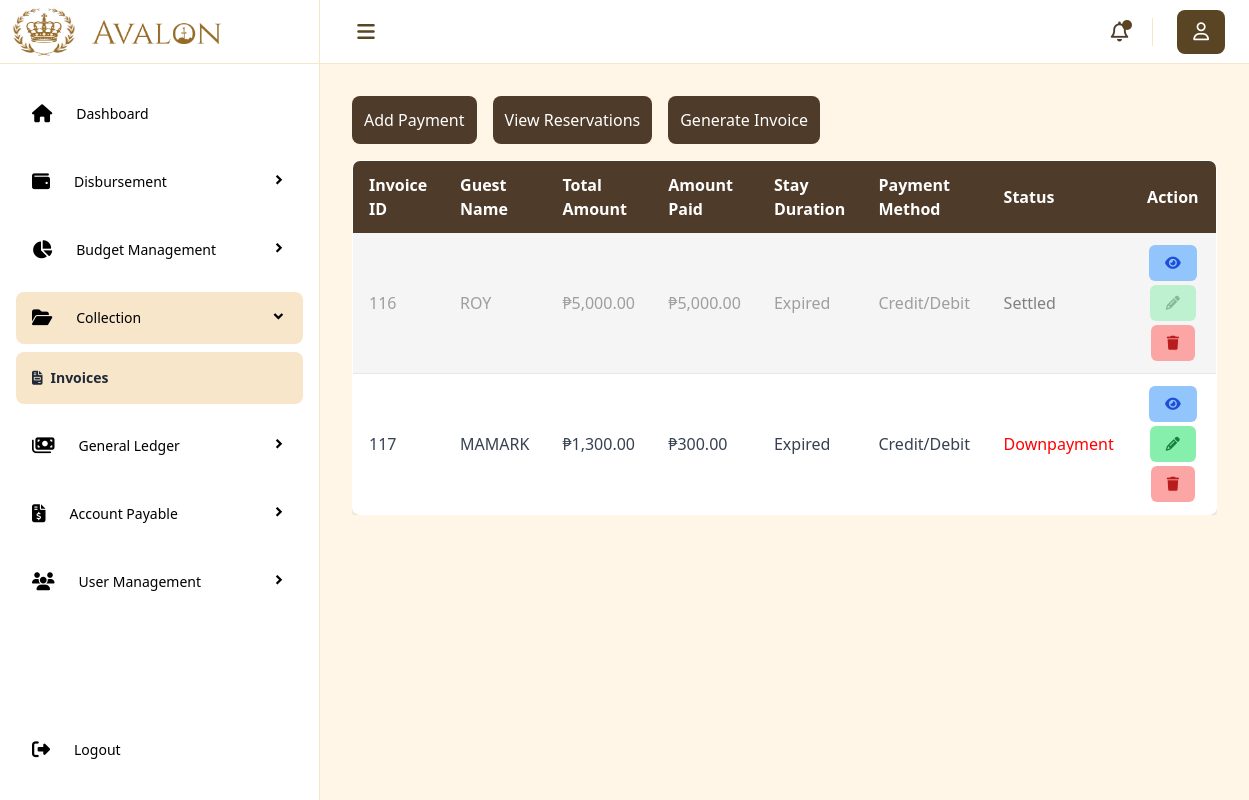
Page /Collection/collection.php on the committed database.
### tables this page shows
CREATE TABLE `collection_payments` (
  `PaymentID` int(11) NOT NULL,
  `InvoiceID` int(11) NOT NULL,
  `TotalAmount` decimal(10,2) NOT NULL,
  `AmountPay` decimal(10,2) NOT NULL
);

CREATE TABLE `invoices` (
  `InvoiceID` int(11) NOT NULL,
  `AccountID` int(11) NOT NULL,
  `GuestName` varchar(255) NOT NULL
);

CREATE TABLE `receivableschedule` (
  `ScheduleID` int(11) NOT NULL,
  `InvoiceID` int(11) NOT NULL,
  `StartDate` datetime NOT NULL,
  `EndDate` datetime NOT NULL
);

CREATE TABLE `paymentmethods` (
  `MethodID` int(11) NOT NULL,
  `InvoiceID` int(11) NOT NULL,
  `PaymentType` enum('Credit/Debit','Cash') NOT NULL
);

CREATE TABLE `acct_receivable` (
  `ReceivableID` int(11) NOT NULL,
  `InvoiceID` int(11) NOT NULL,
  `Status` enum('Downpayment','FullyPaid','Reservation','Settled') NOT NULL,
  `IsViewed` tinyint(4) DEFAULT 0
);

### Collection/config/controller.php (called while the page is built, shortened)
<?php
include_once __DIR__ . '/../../Database/connection.php';
class Data {
    public $conn;
    public function __construct() {
        $db = new Database();
        $this->conn = $db->connect("fin_collection");
    }
    public function ViewCollectionPayments() {
        try {
            $stmt = $this->conn->prepare("
                SELECT
                    cp.PaymentID,
                    cp.InvoiceID,
                    cp.TotalAmount,
                    cp.AmountPay,
                    i.GuestName,
                    rs.StartDate,
                    rs.EndDate,
                    pm.PaymentType,
                    ar.Status,
                    ar.IsViewed
                FROM collection_payments cp
                INNER JOIN invoices i ON cp.InvoiceID = i.InvoiceID
                INNER JOIN receivableschedule rs ON cp.InvoiceID = rs.InvoiceID
                INNER JOIN paymentmethods pm ON cp.InvoiceID = pm.InvoiceID
                INNER JOIN acct_receivable ar ON cp.InvoiceID = ar.InvoiceID
            ");
            $stmt->execute();
            $result = $stmt->get_result();
            $data = $result->fetch_all(MYSQLI_ASSOC);
            return $data;
        } catch (Exception $e) {
            error_log("ViewCollectionPayments failed: " . $e->getMessage());
            return [];
        }
    }
}
?>

### Database/connection.php (called while the page is built, shortened)
<?php
class Database {
    private $host = "localhost:3307";
    private $user = "root";
    private $pass = "";
    public function connect($dbname) {
        $this->conn = new mysqli($this->host, $this->user, $this->pass, $dbname);
        return $this->conn;
    }
}
?>

### Collection/collection.php (the view, shortened to what this page needs)
<?php
include('config/controller.php');
$data = new Data();
$collections = $data->ViewCollectionPayments();
$today = new DateTime();
?>
<?php include('../includes/head.php'); ?>
<head>
    <link rel="stylesheet" href="https://cdn.jsdelivr.net/npm/flatpickr/dist/flatpickr.min.css">
</head>
<body>
    <div class="flex min-h-screen w-full">
        <?php include('../includes/sidebar.php'); ?>
        <div class="main w-full bg-[#FFF6E8] md:ml-[320px]">
            <?php include('../includes/navbar.php'); ?>
            <main class="px-8 py-8">
                <div class="w-full">
                    <div class="flex gap-4 mb-4">
                        <button id="add-payment-btn" class="p-3 bg-[#4E3B2A] rounded-lg text-white">Add Payment</button>
                        <div class="relative">
                            <button id="view-reservations-btn" class="p-3 bg-[#4E3B2A] rounded-lg text-white">
                                View Reservations
                            </button>
                        </div>
                        <button id="generate-invoice-btn" class="p-3 bg-[#4E3B2A] rounded-lg text-white">Generate Invoice</button>
                    </div>
                    <div class="mt-2 overflow-x-auto">
                        <table class="min-w-full bg-white rounded-lg overflow-hidden shadow-md border">
                            <thead class="bg-[#4E3B2A] text-white">
                                <tr>
                                    <th class="py-3 px-2 md:px-4 text-left">Invoice ID</th>
                                    <th class="py-3 px-2 md:px-4 text-left">Guest Name</th>
                                    <th class="py-3 px-2 md:px-4 text-left">Total Amount</th>
                                    <th class="py-3 px-2 md:px-4 text-left">Amount Paid</th>
                                    <th class="py-3 px-2 md:px-4 text-left">Stay Duration</th>
                                    <th class="py-3 px-2 md:px-4 text-left">Payment Method</th>
                                    <th class="py-3 px-2 md:px-4 text-left">Status</th>
                                    <th class="py-3 px-2 md:px-4 text-center">Action</th>
                                </tr>
                            </thead>
                            <tbody id="dataRows" class="text-gray-700">
                            <?php
                            foreach ($collections as $c):
                                $startDate = new DateTime($c['StartDate']);
                                $endDate = new DateTime($c['EndDate']);
                                $stayDuration = '';
                                $durationColor = '';
                                $isZeroDays = false;
                                $isSettled = ($c['Status'] === 'Settled');
                                $isReservation = ($c['Status'] === 'Reservation');
                                $wasReservation = false;
                                $todayDate = $today->format('Y-m-d');
                                $startDateOnly = $startDate->format('Y-m-d');
                                if ($isReservation && ($startDateOnly === $todayDate || $startDate <= $today)) {
                                    $isReservation = false;
                                    $wasReservation = true;
                                    $displayStatus = ($c['AmountPay'] < $c['TotalAmount']) ? 'Downpayment' : 'Fully Paid';
                                    $data->UpdatePayment($c['PaymentID'], null, null, null, null, null, null, $displayStatus);
                                } else {
                                    $displayStatus = $c['Status'];
                                    if (!$isSettled && !$isReservation) {
                                        $displayStatus = ($c['AmountPay'] < $c['TotalAmount']) ? 'Downpayment' : 'Fully Paid';
                                    }
                                }
                                if ($today > $endDate) {
                                    $stayDuration = 'Expired';
                                    $durationColor = '';
                                } elseif ($today < $startDate) {
                                    $interval = $startDate->diff($endDate);
                                    $days = $interval->days;
                                    $stayDuration = $days . ' days';
                                    $durationColor = ($days >= 3) ? '#22c55e' : ($days === 2 ? '#ca8a04' : '#ef4444');
                                    $isZeroDays = ($days == 0 && !$isSettled);
                                } else {
                                    $interval = $today->diff($endDate);
                                    $days = $interval->days;
                                    $stayDuration = $days . ' days';
                                    $durationColor = ($days >= 3) ? '#22c55e' : ($days === 2 ? '#ca8a04' : '#ef4444');
                                    $isZeroDays = ($days == 0 && !$isSettled);
                                }
                                $displayStatus = str_replace('FullyPaid', 'Fully Paid', $displayStatus);
                                $statusColor = ($displayStatus === 'Settled') ? 'gray' : ($displayStatus === 'Downpayment' ? 'red' : ($displayStatus === 'Reservation' ? 'blue' : 'green'));
                            ?>
                            <tr class="border-b hover:bg-gray-100 <?= $isSettled ? 'settled-row' : ($isReservation ? 'reservation-row' : ($wasReservation ? 'from-reservation' : ($isZeroDays ? 'settle-row' : ''))) ?>"
                                data-id="<?= $c['PaymentID'] ?>"
                                data-guest="<?= htmlspecialchars($c['GuestName']) ?>"
                                data-total="<?= $c['TotalAmount'] ?>"
                                data-paid="<?= $c['AmountPay'] ?>"
                                data-method="<?= $c['PaymentType'] ?>"
                                data-status="<?= $displayStatus ?>"
                                data-start="<?= $c['StartDate'] ?>"
                                data-end="<?= $c['EndDate'] ?>">
                                <td class="py-3 px-2 md:px-4"><?= $c['InvoiceID'] ?></td>
                                <td class="py-3 px-2 md:px-4"><?= $c['GuestName'] ?></td>
                                <td class="py-3 px-2 md:px-4">₱<?= number_format($c['TotalAmount'], 2) ?></td>
                                <td class="py-3 px-2 md:px-4">₱<?= number_format($c['AmountPay'], 2) ?></td>
                                <td class="py-3 px-2 md:px-4" style="color: <?= $durationColor; ?>"><?= $stayDuration ?></td>
                                <td class="py-3 px-2 md:px-4"><?= $c['PaymentType'] ?></td>
                                <td class="py-3 px-2 md:px-4" style="color: <?= $statusColor; ?>"><?= $displayStatus ?></td>
                                <td class="py-3 px-2 flex flex-wrap justify-center gap-1">
                                    <button class="px-2 md:px-4 py-2 bg-blue-300 rounded-md text-xs md:text-sm ViewInfo" data-id="<?= $c['PaymentID'] ?>" title="View">
                                        <i class="fa-solid fa-eye text-blue-700"></i>
                                    </button>
                                    <button class="px-2 md:px-4 py-2 bg-green-300 rounded-md text-xs md:text-sm EditInfo <?= $isSettled ? 'opacity-50 cursor-not-allowed' : '' ?>"
                                            data-id="<?= $c['PaymentID'] ?>" title="Edit" <?= $isSettled ? 'disabled' : '' ?>>
                                        <i class="fa-solid fa-pencil text-green-700"></i>
                                    </button>
                                    <button class="px-2 md:px-4 py-2 bg-red-300 rounded-md text-xs md:text-sm delete-payment" data-id="<?= $c['PaymentID'] ?>" title="Delete">
                                        <i class="fa-solid fa-trash text-red-700"></i>
                                    </button>
                                </td>
                            </tr>
                            <?php endforeach; ?>
                            </tbody>
                        </table>
                    </div>
                </div>
            </main>
        </div>
    </div>
</body>
</html>

### rows in the picture
collection_payments: InvoiceID "116", InvoiceID.GuestName "ROY", TotalAmount "5,000.00", AmountPay "5,000.00", receivableschedule.EndDate "Expired", paymentmethods.PaymentType "Credit/Debit", acct_receivable.Status "Settled"
collection_payments: InvoiceID "117", InvoiceID.GuestName "MAMARK", TotalAmount "1,300.00", AmountPay "300.00", receivableschedule.EndDate "Expired", paymentmethods.PaymentType "Credit/Debit", displayStatus "Downpayment"

### other values in the picture
str_replace('_', ' ', $moduleName) "Disbursement"
str_replace('_', ' ', $moduleName) "Budget Management"
str_replace('_', ' ', $moduleName) "Collection"
$data['name'] "Invoices"
str_replace('_', ' ', $moduleName) "General Ledger"
str_replace('_', ' ', $moduleName) "Account Payable"
str_replace('_', ' ', $moduleName) "User Management"
